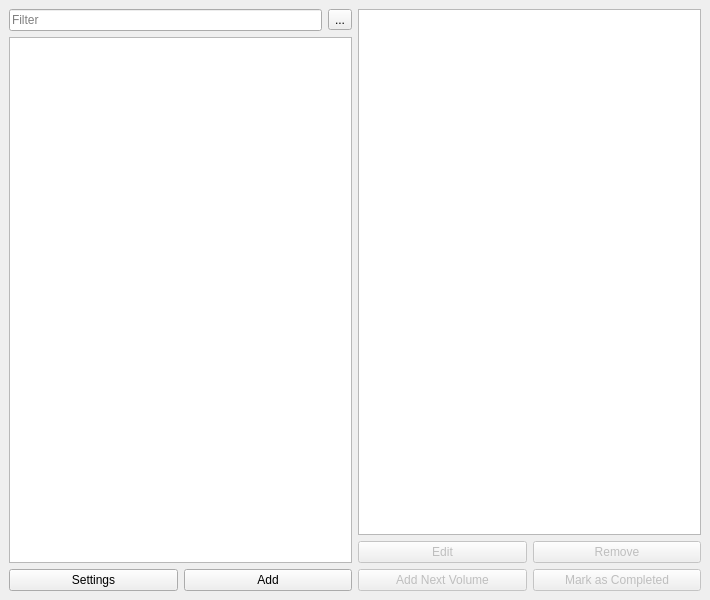
<?xml version="1.0" encoding="UTF-8"?>
<ui version="4.0">
 <class>MainWindow</class>
 <widget class="QMainWindow" name="MainWindow">
  <property name="geometry">
   <rect>
    <x>0</x>
    <y>0</y>
    <width>710</width>
    <height>600</height>
   </rect>
  </property>
  <property name="windowTitle">
   <string>MainWindow</string>
  </property>
  <widget class="QWidget" name="centralwidget">
   <layout class="QHBoxLayout" name="horizontalLayout_2">
    <item>
     <layout class="QVBoxLayout" name="left_column_container">
      <item>
       <layout class="QHBoxLayout" name="filter_series_container">
        <item>
         <widget class="QLineEdit" name="filter_series">
          <property name="placeholderText">
           <string>Filter</string>
          </property>
         </widget>
        </item>
        <item>
         <widget class="QToolButton" name="filter_button">
          <property name="text">
           <string>...</string>
          </property>
         </widget>
        </item>
       </layout>
      </item>
      <item>
       <widget class="QListWidget" name="list_series"/>
      </item>
      <item>
       <layout class="QHBoxLayout" name="left_button_container">
        <item>
         <widget class="QPushButton" name="settings_button">
          <property name="text">
           <string>Settings</string>
          </property>
         </widget>
        </item>
        <item>
         <widget class="QPushButton" name="add_series_button">
          <property name="text">
           <string>Add</string>
          </property>
         </widget>
        </item>
       </layout>
      </item>
     </layout>
    </item>
    <item>
     <layout class="QVBoxLayout" name="right_column_container">
      <item>
       <widget class="QTableWidget" name="series_info_display">
        <property name="editTriggers">
         <set>QAbstractItemView::NoEditTriggers</set>
        </property>
        <property name="columnCount">
         <number>2</number>
        </property>
        <attribute name="horizontalHeaderVisible">
         <bool>false</bool>
        </attribute>
        <attribute name="verticalHeaderVisible">
         <bool>false</bool>
        </attribute>
        <column/>
        <column/>
       </widget>
      </item>
      <item>
       <layout class="QGridLayout" name="right_button_container">
        <item row="0" column="0">
         <widget class="QPushButton" name="edit_series_button">
          <property name="enabled">
           <bool>false</bool>
          </property>
          <property name="text">
           <string>Edit</string>
          </property>
         </widget>
        </item>
        <item row="0" column="1">
         <widget class="QPushButton" name="remove_series_button">
          <property name="enabled">
           <bool>false</bool>
          </property>
          <property name="text">
           <string>Remove</string>
          </property>
         </widget>
        </item>
        <item row="1" column="0">
         <widget class="QPushButton" name="add_next_volume_button">
          <property name="enabled">
           <bool>false</bool>
          </property>
          <property name="text">
           <string>Add Next Volume</string>
          </property>
         </widget>
        </item>
        <item row="1" column="1">
         <widget class="QPushButton" name="mark_as_completed_button">
          <property name="enabled">
           <bool>false</bool>
          </property>
          <property name="text">
           <string>Mark as Completed</string>
          </property>
         </widget>
        </item>
       </layout>
      </item>
     </layout>
    </item>
   </layout>
  </widget>
 </widget>
 <resources/>
 <connections/>
</ui>
